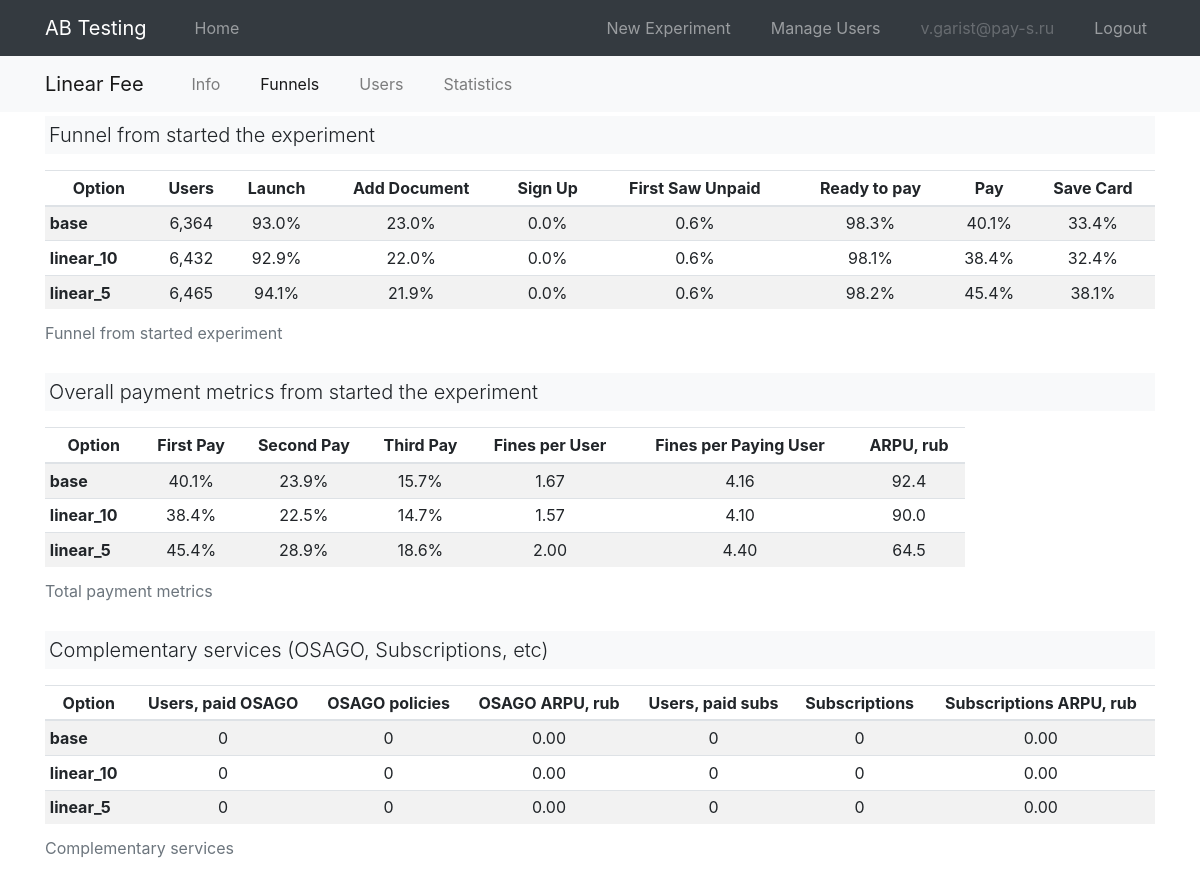
/exp_android_linear_fee/funnel (signed in), run on the app's committed database.
### models.py (models this page shows, shortened)
class User(UserMixin, db.Model):
    id = db.Column(db.Integer, primary_key=True)
    email = db.Column(db.String(120), index=True, unique=True)
    password_hash = db.Column(db.String(128))
    is_admin = db.Column(db.Boolean, unique=False, default=False)

class ABExperiment(db.Model):
    __tablename__ = "experiment"
    __table_args__ = (db.UniqueConstraint('app_id', 'name', name="unique_constraint_app_exp"), )
    id = db.Column(db.Integer, primary_key=True)
    app_id = db.Column(db.Integer, db.ForeignKey("app.id"))
    name = db.Column(db.String(120), index=True)
    description = db.Column(db.Text)
    metrics = db.Column(db.Text)
    start_date = db.Column(db.Date)
    end_date = db.Column(db.Date)
    options = db.relationship('ABOption', backref='experiment') # cascade="all, delete-orphan"
    @property
    def metrics_json(self):
        return json.loads(self.metrics) if self.metrics is not None else dict()
    @property
    def clean_name(self):
        clean_name = " ".join(
            [i.capitalize() for i in self.name.split("_") if i not in ("exp", "ios", "android")]
        )
        return clean_name
    @property
    def sorted_options(self):
        options = sorted(self.options, key=lambda x: (-x.is_control_group, x.name))
        return [i.name for i in options]

class ABOption(db.Model):
    __tablename__ = "option"
    id = db.Column(db.Integer, primary_key=True)
    name = db.Column(db.String(120))
    is_control_group = db.Column(db.Boolean) # base, ...
    experiment_id = db.Column(db.Integer, db.ForeignKey('experiment.id'))

### ab/ab.py (the view)
@bp.route("/<exp_name>/funnel")
@login_required
def detail_funnel(exp_name):
    exp = ABExperiment.query.filter_by(name=exp_name).first()
    if exp is None:
        abort(404)
    return render_template("ab/ab_item_funnel.html", exp=exp, active_link="funnel")

### main.py (called while the page is built)
@login.user_loader
def load_user(id):
    return User.query.get(int(id))

### templates/ab/ab_item_funnel.html (shortened to what this page needs)
{% extends "base.html" %}
{% from "macros/plots/barprot_total.html" import barprot_total %}
{% from "macros/plots/donut.html" import donut %}
{% block second_nav %}
{% include "ab/_second_nav.html" %}
{% endblock %}
{% block content %}
<div class="container">
    <p class="lead bg-light p-1">Funnel from started the experiment</p>
    <div class="row mt-0">
        <div class="col">
            <table class="table table-hover table-sm table-striped">
                <caption>Funnel from started experiment</caption>
                <thead>
                    <tr>
                    {% for col in ['Option', 'Users', 'Launch', 'Add Document', 'Sign Up', 'First Saw Unpaid', 'Ready to pay', 'Pay', 'Save Card'] %}
                    <th scope="col" class='text-center'>{{ col }}</th>
                    {% endfor %}
                    </tr>
                </thead>
                <tbody>
                    {% for option in exp.sorted_options %}
                    <tr class='text-center'>
                        <th scope="row" class="text-left">{{ option }}</th>
                        <td scope="row">{{ "{:,}".format(exp.metrics_json.get("cnt_users_all").get(option)) }}</td>
                        {% for i in ["funnel_launch", "funnel_add_document", "funnel_sign_up", "funnel_first_saw_unpaid", "funnel_ready_to_pay", "funnel_pay", "funnel_save_card"] %}
                        <td scope="row">{{ "{:.1%}".format(exp.metrics_json.get(i, dict()).get(option, 0)) }}</td>
                        {% endfor %}
                    </tr>
                    {% endfor %}
                </tbody>
            </table>
        </div>
    </div>
    <p class="lead bg-light p-1">Overall payment metrics from started the experiment</p>
    <div class="row mt-0">
        <div class="col-10">
            <table class="table table-hover table-sm table-striped">
                <caption>Total payment metrics</caption>
                <thead>
                    <tr>
                    {% for col in ['Option', 'First Pay', 'Second Pay', 'Third Pay', 'Fines per User', 'Fines per Paying User', 'ARPU, rub'] %}
                    <th scope="col" class='text-center'>{{ col }}</th>
                    {% endfor %}
                    </tr>
                </thead>
                <tbody>
                    {% for option in exp.sorted_options %}
                    <tr class='text-center'>
                        <th scope="row" class="text-left">{{ option }}</th>
                        {% for i in ["funnel_first_pay", "funnel_second_pay", "funnel_third_pay"] %}
                        <td scope="row">{{ "{:.1%}".format(exp.metrics_json.get(i).get(option)) }}</td>
                        {% endfor %}
                        <td scope="row">{{ "{:.2f}".format(exp.metrics_json.get("avg_fines_all").get(option)) }}</td>
                        <td scope="row">{{ "{:.2f}".format(exp.metrics_json.get("avg_fines_pp_all").get(option)) }}</td>
                        <td scope="row">{{ "{:.1f}".format(exp.metrics_json.get("arpu_all").get(option)) }}</td>
                    </tr>
                    {% endfor %}
                </tbody>
            </table>
        </div>
    </div>
    <p class="lead bg-light p-1">Complementary services (OSAGO, Subscriptions, etc)</p>
    <div class="row mt-0">
        <div class="col-12">
            <table class="table table-hover table-sm table-striped">
                <caption>Complementary services</caption>
                <thead>
                    <tr>
                    {% for col in ['Option', 'Users, paid OSAGO', 'OSAGO policies', 'OSAGO ARPU, rub', 'Users, paid subs', 'Subscriptions', 'Subscriptions ARPU, rub'] %}
                    <th scope="col" class='text-center'>{{ col }}</th>
                    {% endfor %}
                    </tr>
                </thead>
                <tbody>
                    {% for option in exp.sorted_options %}
                    <tr class='text-center'>
                        <th scope="row" class="text-left">{{ option }}</th>
                        <td scope="row">{{ "{:d}".format(exp.metrics_json.get("funnel_purchase_osago").get(option)) }}</td>
                        <td scope="row">{{ "{:d}".format(exp.metrics_json.get("funnel_cnt_osago").get(option)) }}</td>
                        <td scope="row">{{ "{:.2f}".format(exp.metrics_json.get("osago_arpu_all").get(option)) }}</td>
                        <td scope="row">{{ "{:d}".format(exp.metrics_json.get("funnel_subscription_paid").get(option)) }}</td>
                        <td scope="row">{{ "{:d}".format(exp.metrics_json.get("funnel_cnt_subscription").get(option)) }}</td>
                        <td scope="row">{{ "{:.2f}".format(exp.metrics_json.get("subscription_arpu_all").get(option)) }}</td>
                    </tr>
                    {% endfor %}
                </tbody>
            </table>
        </div>
    </div>
</div>
{% endblock %}

### templates/base.html (shortened to what this page needs)
<!DOCTYPE html>
<html>
    <head>
        <link rel="stylesheet" href="https://stackpath.bootstrapcdn.com/bootstrap/4.5.0/css/bootstrap.min.css">
        <link rel="stylesheet" href="https://stackpath.bootstrapcdn.com/font-awesome/4.7.0/css/font-awesome.min.css">
        <link rel="stylesheet" type="text/css" href="{{ url_for('static', filename='css/style.css') }}">
    </head>
    <body>
    <nav class="navbar navbar-expand-md navbar-dark bg-dark fixed-top">
        <div class="container">
            <a class="navbar-brand" href="{{ url_for('ab.index') }}">AB Testing</a>
            <div class="collapse navbar-collapse" id="navbarCollapse">
                <ul class="navbar-nav mr-auto">
                    <li class="nav-item {{ 'active' if active_link == 'home' else None }} ml-4">
                        <a class="nav-link" href="{{ url_for('ab.index') }}">Home</a>
                    </li>
                </ul>
                <ul class="navbar-nav ml-auto">
                {% if current_user.is_authenticated %}
                {% if current_user.is_admin %}
                    <li class="nav-item mr-4 {{ 'active' if active_link == 'create_experiment' else None }}">
                    <a class="nav-link" href="{{ url_for('admin.create_experiment') }}">New Experiment</a>
                    </li>
                    <li class="nav-item mr-4 {{ 'active' if active_link == 'manage_users' else None }}">
                    <a class="nav-link" href="{{ url_for('admin.manage_users') }}">Manage Users</a>
                    </li>
                {% endif %}
                    <li class="nav-item mr-4">
                    <a class="nav-link disabled">{{ current_user.email }}</a>
                    </li>
                    <li class="nav-item">
                    <a class="nav-link" href="{{ url_for('auth.logout') }}">Logout</a>
                    </li>
                {% endif %}
                </ul>
            </div>
        </div>
    </nav>
    {% block second_nav %}{% endblock %}
    {% block content %}
    {% endblock %}
    </body>
</html>

### templates/ab/_second_nav.html (shortened to what this page needs)
<nav class="navbar navbar-expand-md navbar-light bg-light">
    <div class="container mx-auto">
        <a class="navbar-brand" href="{{ url_for('ab.detail', exp_name=exp.name) }}">{{ exp.clean_name }}</a>
        <div class="collapse navbar-collapse" id="navbar2Collapse">
            <ul class="navbar-nav ml-4">
                <li class="nav-item {{ 'active' if active_link == 'info' else None }} mr-4">
                    <a class="nav-link" href="{{ url_for('ab.detail', exp_name=exp.name) }}">Info</a>
                </li>
                <li class="nav-item {{ 'active' if active_link == 'funnel' else None }} mr-4">
                    <a class="nav-link" href="{{ url_for('ab.detail_funnel', exp_name=exp.name) }}">Funnels</a>
                </li>
                <li class="nav-item {{ 'active' if active_link == 'users' else None }} mr-4">
                    <a class="nav-link" href="{{ url_for('ab.detail_users', exp_name=exp.name) }}">Users</a>
                </li>
                <li class="nav-item {{ 'active' if active_link == 'stats' else None }} mr-4">
                    <a class="nav-link" href="{{ url_for('ab.detail_stats', exp_name=exp.name, period='1d') }}">Statistics</a>
                </li>
            </ul>
        </div>
    </div>
</nav>

### static/css/style.css (style rules this page uses)
body { padding-top: 3.5rem; }

### data on the page
User: email "v.garist@pay-s.ru"
ABExperiment: clean_name "Linear Fee", metrics_json.get "6,364", metrics.name "93.0%" "23.0%" "0.0%" "0.6%" "98.3%" "40.1%" "33.4%" "92.9%" "22.0%" "0.0%" "0.6%" "98.1%" "38.4%" "32.4%" "94.1%" "21.9%" "0.0%" "0.6%" "98.2%" "45.4%" "38.1%", metrics_json.get "6,432", metrics_json.get "6,465", metrics_json.get "40.1%" "23.9%" "15.7%" "38.4%" "22.5%" "14.7%" "45.4%" "28.9%" "18.6%", metrics_json.get "1.67", metrics_json.get "4.16", metrics_json.get "92.4", metrics_json.get "1.57", metrics_json.get "4.10", metrics_json.get "90.0", metrics_json.get "2.00", metrics_json.get "4.40", metrics_json.get "64.5", metrics_json.get "0", metrics_json.get "0.00"
ABOption: name "base"
ABOption: name "linear_10"
ABOption: name "linear_5"

### other printed values
{{ col }} "Option" "Users" "Launch" "Add Document" "Sign Up" "First Saw Unpaid" "Ready to pay" "Pay" "Save Card"
{{ col }} "Option" "First Pay" "Second Pay" "Third Pay" "Fines per User" "Fines per Paying User" "ARPU, rub"
{{ col }} "Option" "Users, paid OSAGO" "OSAGO policies" "OSAGO ARPU, rub" "Users, paid subs" "Subscriptions" "Subscriptions ARPU, rub"
